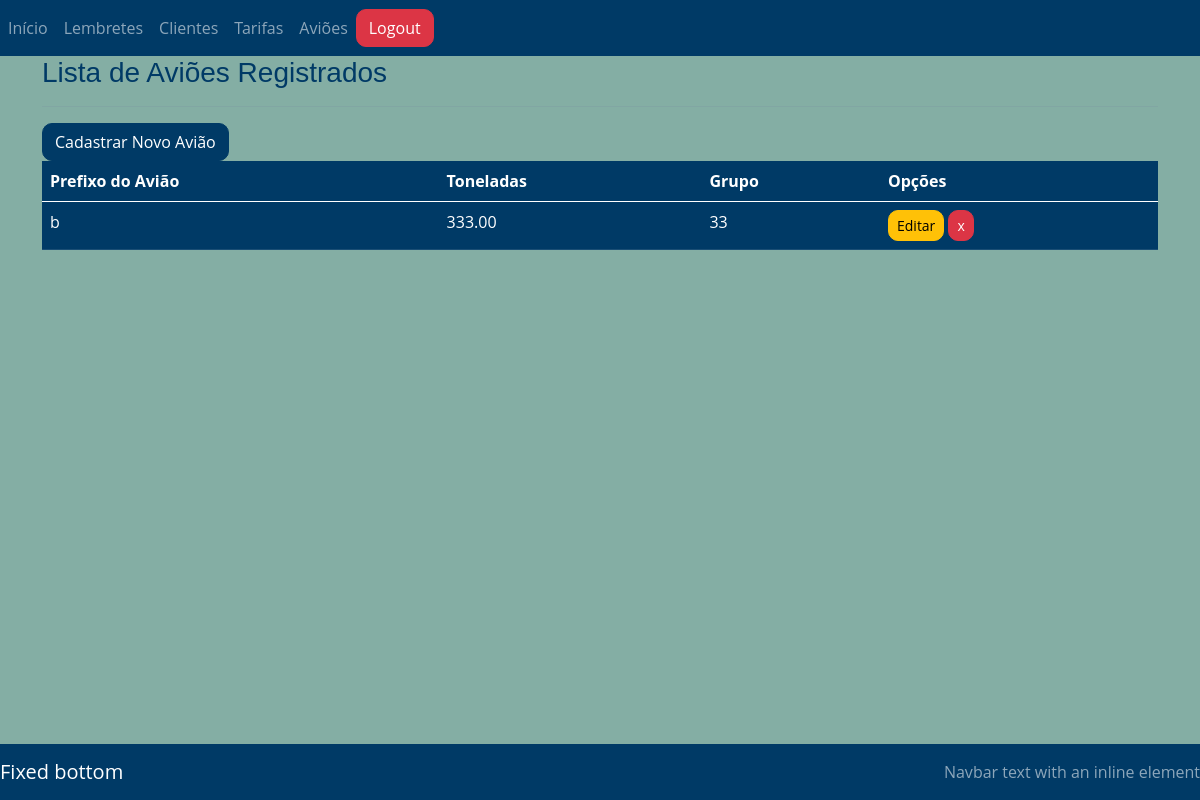
Screenshot of /avioes/ (signed in) with the database file from the repository.
### avioes/models.py (models this page shows, shortened)
class Aviao(models.Model):
    avi_codigo = models.AutoField(primary_key=True)
    avi_prefixo_do_aviao = models.CharField(max_length=50)
    avi_toneladas = models.DecimalField(max_digits=10, decimal_places=2)
    avi_grupo = models.IntegerField()

### avioes/views.py (the view)
# urls.py: path('avioes/', AviaoList.as_view(), name='listar-avioes'),
class AviaoList(LoginRequiredMixin, ListView):
    login_url = reverse_lazy('login')
    model = Aviao
    template_name = 'listas/aviao.html'
    def get_queryset(self):
        return Aviao.objects.all()

### avioes/templates/listas/aviao.html (shortened to what this page needs)
{% extends 'modelo.html' %}
{% load static %}
{% block conteudo %}
<div class="container">
    <h3>Lista de Aviões Registrados</h3>
    <hr>
    <div id="btns_aviao">
        <div>
            <a href="{% url 'criar-aviao' %}" class="btn btn-primary" style="text-align: left !important;">Cadastrar Novo Avião</a>
        </div>
    </div>
    <div class="table-responsive">
        <table class="table table-hover table-dark">
            <thead>
                <tr>
                    <th>Prefixo do Avião</th>
                    <th>Toneladas</th>
                    <th>Grupo</th>
                    <th>Opções</th>
                </tr>
            </thead>
            <tbody>
                {% for aviao in object_list %}
                <tr>
                    <td>{{ aviao.avi_prefixo_do_aviao }}</td>
                    <td>{{ aviao.avi_toneladas }}</td>
                    <td>{{ aviao.avi_grupo }}</td>
                    <td>
                        <a href="{% url 'editar-aviao' aviao.avi_codigo %}" class="btn btn-warning btn-sm" title="Editar">Editar</a>
                        <a href="{% url 'excluir-aviao' aviao.avi_codigo %}" class="btn btn-danger btn-sm" title="Excluir">x</a>
                    </td>
                </tr>
                {% empty %}
                <tr>
                    <td colspan="4">Nenhum avião registrado.</td>
                </tr>
                {% endfor %}
            </tbody>
        </table>
    </div>
</div>
{% endblock %}

### static/css/estilo.css (style rules this page uses)
body { background-color: #84aea4; }

### rows the page displays
Aviao: avi_prefixo_do_aviao "b", avi_toneladas "333.00", avi_grupo "33"
